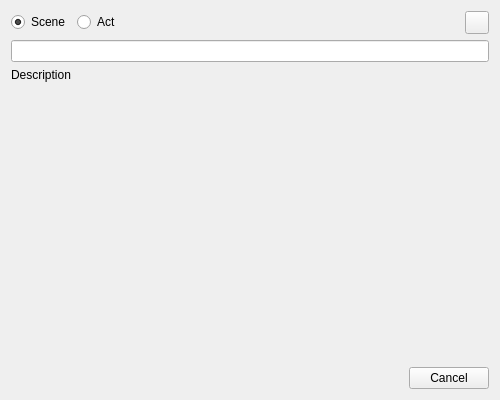
<?xml version="1.0" encoding="UTF-8"?>
<ui version="4.0">
 <class>ScenarioSchemeItemDialog</class>
 <widget class="QWidget" name="ScenarioSchemeItemDialog">
  <property name="geometry">
   <rect>
    <x>0</x>
    <y>0</y>
    <width>500</width>
    <height>400</height>
   </rect>
  </property>
  <property name="minimumSize">
   <size>
    <width>500</width>
    <height>400</height>
   </size>
  </property>
  <property name="maximumSize">
   <size>
    <width>500</width>
    <height>400</height>
   </size>
  </property>
  <property name="windowTitle">
   <string>Add scheme item</string>
  </property>
  <layout class="QGridLayout" name="gridLayout">
   <item row="0" column="0">
    <widget class="QRadioButton" name="cardIsScene">
     <property name="sizePolicy">
      <sizepolicy hsizetype="Preferred" vsizetype="Fixed">
       <horstretch>0</horstretch>
       <verstretch>0</verstretch>
      </sizepolicy>
     </property>
     <property name="text">
      <string>Scene</string>
     </property>
     <property name="checked">
      <bool>true</bool>
     </property>
    </widget>
   </item>
   <item row="0" column="1">
    <widget class="QRadioButton" name="cardIsFolder">
     <property name="sizePolicy">
      <sizepolicy hsizetype="Preferred" vsizetype="Fixed">
       <horstretch>0</horstretch>
       <verstretch>0</verstretch>
      </sizepolicy>
     </property>
     <property name="text">
      <string>Act</string>
     </property>
    </widget>
   </item>
   <item row="0" column="2">
    <spacer name="horizontalSpacer">
     <property name="orientation">
      <enum>Qt::Horizontal</enum>
     </property>
     <property name="sizeHint" stdset="0">
      <size>
       <width>333</width>
       <height>20</height>
      </size>
     </property>
    </spacer>
   </item>
   <item row="0" column="3">
    <widget class="ColoredToolButton" name="cardColor">
     <property name="text">
      <string/>
     </property>
     <property name="icon">
      <iconset resource="../../../../scenarist-core/Resources/Resources.qrc">
       <normaloff>:/Graphics/Icons/Editing/rect.png</normaloff>:/Graphics/Icons/Editing/rect.png</iconset>
     </property>
    </widget>
   </item>
   <item row="1" column="0" colspan="4">
    <widget class="QLineEdit" name="cardTitle"/>
   </item>
   <item row="2" column="0" colspan="4">
    <widget class="QLabel" name="label_2">
     <property name="text">
      <string>Description</string>
     </property>
    </widget>
   </item>
   <item row="3" column="0" colspan="4">
    <widget class="SimpleTextEditorWidget" name="cardDescription" native="true">
     <property name="sizePolicy">
      <sizepolicy hsizetype="Expanding" vsizetype="Expanding">
       <horstretch>0</horstretch>
       <verstretch>0</verstretch>
      </sizepolicy>
     </property>
    </widget>
   </item>
   <item row="4" column="0" colspan="4">
    <widget class="QDialogButtonBox" name="buttons">
     <property name="standardButtons">
      <set>QDialogButtonBox::Cancel</set>
     </property>
    </widget>
   </item>
  </layout>
 </widget>
 <customwidgets>
  <customwidget>
   <class>SimpleTextEditorWidget</class>
   <extends>QWidget</extends>
   <header location="global">3rd_party/Widgets/SimpleTextEditor/SimpleTextEditorWidget.h</header>
   <container>1</container>
  </customwidget>
  <customwidget>
   <class>ColoredToolButton</class>
   <extends>QToolButton</extends>
   <header location="global">3rd_party/Widgets/ColoredToolButton/ColoredToolButton.h</header>
  </customwidget>
 </customwidgets>
 <resources>
  <include location="../../../../scenarist-core/Resources/Resources.qrc"/>
 </resources>
 <connections/>
</ui>
